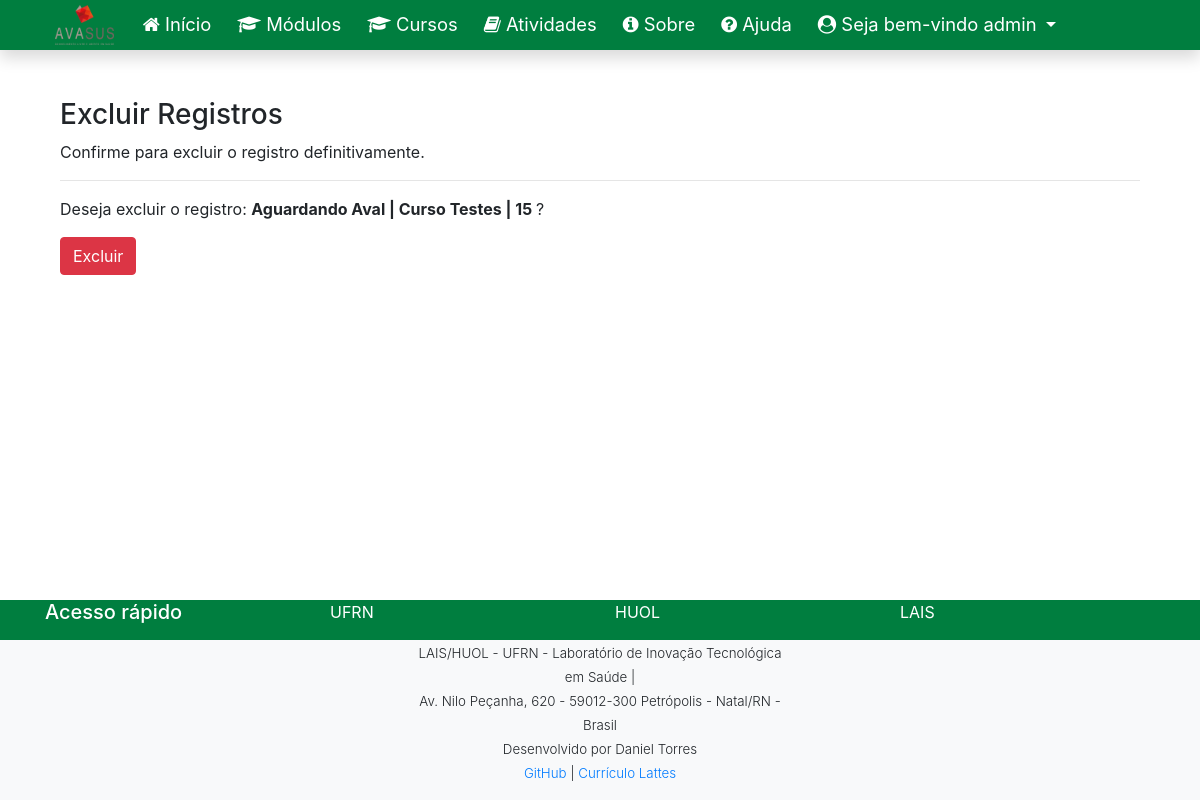
The page /excluir/atividade/1 (signed in) on the database as committed earlier.
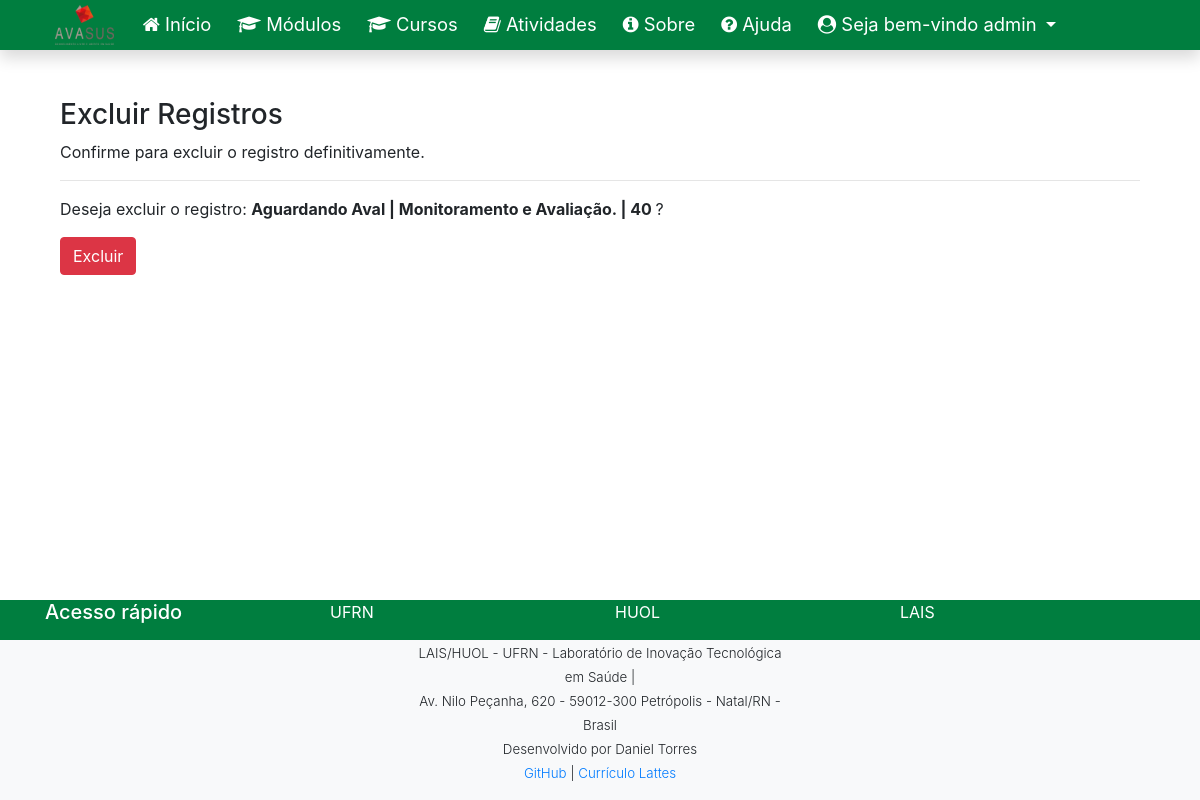
The same page on the database as committed later.
### cadastros/models.py (models this page shows)
class Atividade(models.Model):
    status = models.CharField(max_length=15)
    upload = models.FileField(upload_to='uploads/')
    curso = models.ForeignKey(Curso, on_delete=models.PROTECT)
    def __str__(self):
        return "{} | {}".format(self.status, self.curso)

class Curso(models.Model):
    nome = models.CharField(max_length=50)
    carga_horaria = models.IntegerField(verbose_name="Carga Horária")
    ordem = models.IntegerField()
    modulo = models.ForeignKey(Modulo, on_delete=models.PROTECT)
    def __str__(self):
        return "{} | {}".format(self.nome, self.carga_horaria)

### cadastros/views.py (the view)
# urls.py: path('excluir/atividade/<int:pk>', AtividadeDelete.as_view(), name='excluir-atividade'),
class AtividadeDelete(GroupRequiredMixin, LoginRequiredMixin, DeleteView):
    login_url = reverse_lazy('login')
    group_required = u"Administrador"
    model = Atividade
    template_name = 'cadastros/form-excluir.html'
    success_url = reverse_lazy('listar-atividades')
    def get_context_data(self, *args, **kwargs):
        context = super().get_context_data(*args, **kwargs)
        context['titulo'] = "Excluir tarefa"
        context['botao'] = "Confirmar"
        return context

### cadastros/templates/cadastros/form-excluir.html (shortened to what this page needs)
{%extends 'paginas/modelo.html' %}
{% load static %}
{% block conteudo %}
<div class="container">
    <h3>Excluir Registros</h3>
    <p align="justify">
        Confirme para excluir o registro definitivamente.
    </p>
    <hr>
    <form action="" method="POST">
        <p>
            Deseja excluir o registro: <strong> {{ object }} </strong>?
        </p>
        <button type="submit" class="btn btn-danger">Excluir</button>
    </form>
</div>
{% endblock %}

Rows that differ between the two databases and show on the page:
changed Atividade: status+curso "Aguardando Aval | Curso Testes | 15" → "Aguardando Aval | Monitoramento e Avaliação. | 40"
